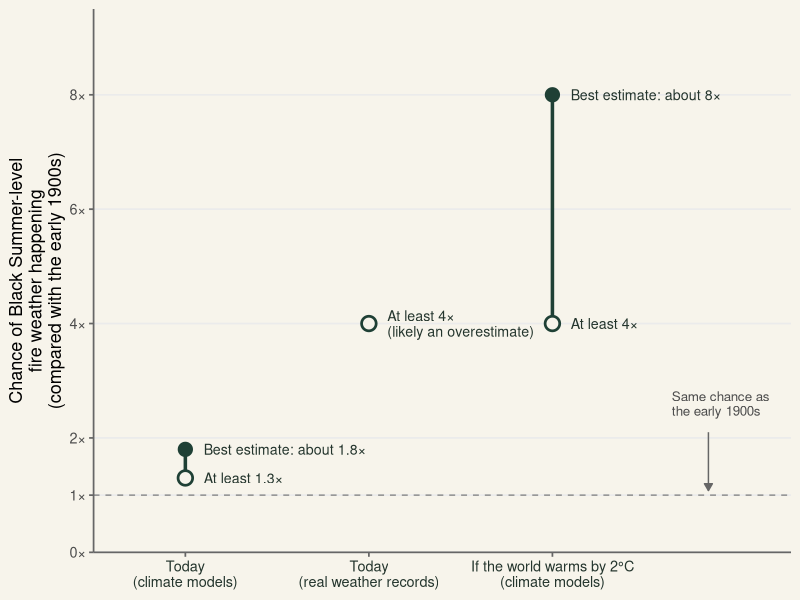

The R script that drew this image:
## ---- chunk 1
#| label: fig-likelihood
#| fig-cap: "The chance of fire weather as extreme as Black Summer (2019–20) is already higher than in the early 1900s, and could reach about eight times the early-1900s chance if the world warms by 2°C. Each estimate compares the chance of this kind of fire weather happening in southeastern Australia in any given year with the chance in the early 1900s. The dashed line (1×) marks the same chance as back then. Filled dots show the best estimate and open circles show the lowest likely value. Real weather records only give a lowest likely value, and the researchers think it overstates the increase. Data: @vanoldenborgh2021."
#| fig-alt: "Dot plot comparing the chance of Black Summer-level fire weather in any given year with the chance in the early 1900s, which is marked by a dashed line at 1 times. Climate models give a best estimate of about 1.8 times today, and at least 1.3 times. Real weather records show at least 4 times today, though this is likely an overestimate. If the world warms by 2 degrees, climate models give a best estimate of about 8 times, and at least 4 times."
#| fig-width: 8
#| fig-height: 5

library(ggplot2)
library(tibble)

# Results reported by van Oldenborgh et al. (2021)
dots <- tibble(
  scenario = c("Today\n(climate models)",
               "Today\n(real weather records)",
               "If the world warms by 2°C\n(climate models)"),
  at_least = c(1.3, 4, 4),
  best     = c(1.8, NA, 8),
  at_least_label = c("At least 1.3×",
                     "At least 4×\n(likely an overestimate)",
                     "At least 4×")
)
dots$scenario <- factor(dots$scenario, levels = dots$scenario)

ggplot(dots, aes(x = scenario)) +
  # Reference line: same chance as the early 1900s
  geom_hline(yintercept = 1, linetype = "dashed", colour = "grey55") +
  # Side annotation with an arrow pointing to the reference line
  annotate("text", x = 3.65, y = 2.6,
           label = "Same chance as\nthe early 1900s",
           hjust = 0, size = 3.4, colour = "grey30", lineheight = 0.9) +
  annotate("segment", x = 3.85, xend = 3.85, y = 2.1, yend = 1.08,
           colour = "grey40", linewidth = 0.5,
           arrow = arrow(length = unit(0.2, "cm"), type = "closed")) +
  # Line from the lowest likely value to the best estimate
  geom_segment(aes(xend = scenario, y = at_least, yend = best),
               linewidth = 1.2, colour = "#1f4035", na.rm = TRUE) +
  # Open circle = lowest likely value; filled dot = best estimate
  geom_point(aes(y = at_least), shape = 21, fill = "#f7f4eb",
             colour = "#1f4035", size = 4, stroke = 1.4) +
  geom_point(aes(y = best), colour = "#1f4035", size = 4.5, na.rm = TRUE) +
  # Labels written beside each dot (direct labels instead of a legend)
  geom_text(aes(y = best, label = paste0("Best estimate: about ", best, "×")),
            nudge_x = 0.1, hjust = 0, size = 3.6, colour = "#24352d",
            na.rm = TRUE) +
  geom_text(aes(y = at_least, label = at_least_label),
            nudge_x = 0.1, hjust = 0, size = 3.6, colour = "#24352d",
            lineheight = 0.9) +
  scale_y_continuous(breaks = c(0, 1, 2, 4, 6, 8),
                     labels = function(x) paste0(x, "×"),
                     expand = c(0, 0)) +
  scale_x_discrete(expand = expansion(add = c(0.5, 1.3))) +
  coord_cartesian(ylim = c(0, 9.5), clip = "off") +
  labs(x = NULL,
       y = "Chance of Black Summer-level\nfire weather happening\n(compared with the early 1900s)") +
  theme_minimal(base_size = 13) +
  theme(
    panel.grid.major.x = element_blank(),
    panel.grid.minor   = element_blank(),
    axis.line          = element_line(colour = "grey40"),
    axis.ticks         = element_line(colour = "grey40"),
    axis.text.x        = element_text(colour = "#24352d"),
    plot.background    = element_rect(fill = "#f7f4eb", colour = NA)
  )
## ---- chunk 2
#| label: tbl-drivers
#| tbl-cap: "Heat is the biggest driver of rising fire danger in southeastern Australia, ahead of dry air, rainfall and wind. The number columns show how important each weather ingredient is as a cause of the rise in fire danger. In one climate model, heat, dry air and wind are tied for biggest cause, so that model is counted for all three. Data: @vanoldenborgh2021."

# Findings reported by van Oldenborgh et al. (2021)
drivers <- tibble::tibble(
  `Weather ingredient` = c("Heat",
                           "Dry air (low humidity)",
                           "Rainfall and drought",
                           "Wind"),
  `How many of the 4 climate models found it the biggest cause (ties counted)` = c(3, 2, 0, 1),
  `Its rank in real weather records (1 = biggest cause)` = c(1, 2, 3, 4),
  `What the study found` = c(
    "Explains about half of the rise in fire danger in two climate models",
    "Biggest cause in one climate model, and tied for biggest in another",
    "Ranks third likely because recent decades happened to be dry; no long-term climate change trend",
    "Tied for biggest cause in one climate model; small everywhere else"
  )
)

knitr::kable(drivers, align = c("l", "r", "r", "l"))
